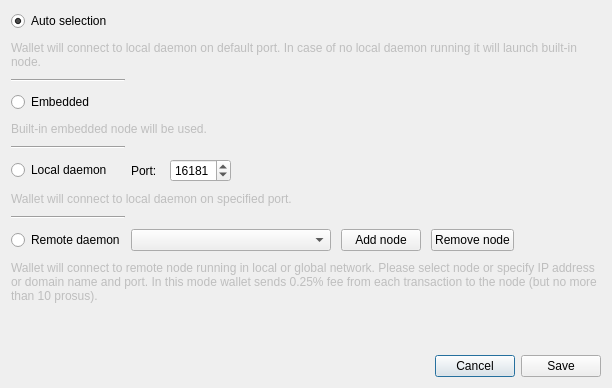
<?xml version="1.0" encoding="UTF-8"?>
<ui version="4.0">
 <class>ConnectionSettingsDialog</class>
 <widget class="QDialog" name="ConnectionSettingsDialog">
  <property name="windowModality">
   <enum>Qt::ApplicationModal</enum>
  </property>
  <property name="geometry">
   <rect>
    <x>0</x>
    <y>0</y>
    <width>612</width>
    <height>388</height>
   </rect>
  </property>
  <property name="windowTitle">
   <string>Connection settings</string>
  </property>
  <layout class="QGridLayout" name="gridLayout_2">
   <item row="2" column="0">
    <layout class="QHBoxLayout" name="horizontalLayout">
     <item>
      <spacer name="horizontalSpacer">
       <property name="orientation">
        <enum>Qt::Horizontal</enum>
       </property>
       <property name="sizeHint" stdset="0">
        <size>
         <width>40</width>
         <height>20</height>
        </size>
       </property>
      </spacer>
     </item>
     <item>
      <widget class="QPushButton" name="connectionCancelButton">
       <property name="text">
        <string>Cancel</string>
       </property>
      </widget>
     </item>
     <item>
      <widget class="QPushButton" name="connectionSaveButton">
       <property name="text">
        <string>Save</string>
       </property>
      </widget>
     </item>
    </layout>
   </item>
   <item row="0" column="0">
    <layout class="QGridLayout" name="gridLayout">
     <property name="sizeConstraint">
      <enum>QLayout::SetMaximumSize</enum>
     </property>
     <property name="verticalSpacing">
      <number>10</number>
     </property>
     <item row="1" column="0" colspan="2">
      <widget class="QLabel" name="label">
       <property name="enabled">
        <bool>false</bool>
       </property>
       <property name="text">
        <string>Wallet will connect to local daemon on default port. In case of no local daemon running it will launch built-in node.</string>
       </property>
       <property name="wordWrap">
        <bool>true</bool>
       </property>
      </widget>
     </item>
     <item row="0" column="0">
      <widget class="QRadioButton" name="radioButton_1">
       <property name="enabled">
        <bool>true</bool>
       </property>
       <property name="text">
        <string>Auto selection</string>
       </property>
       <property name="checked">
        <bool>true</bool>
       </property>
      </widget>
     </item>
     <item row="9" column="0">
      <widget class="QRadioButton" name="radioButton_4">
       <property name="text">
        <string>Remote daemon</string>
       </property>
      </widget>
     </item>
     <item row="7" column="0" colspan="2">
      <widget class="QLabel" name="label_4">
       <property name="enabled">
        <bool>false</bool>
       </property>
       <property name="text">
        <string>Wallet will connect to local daemon on specified port.</string>
       </property>
       <property name="wordWrap">
        <bool>true</bool>
       </property>
      </widget>
     </item>
     <item row="3" column="0">
      <widget class="QRadioButton" name="radioButton_2">
       <property name="text">
        <string>Embedded</string>
       </property>
      </widget>
     </item>
     <item row="10" column="0" colspan="2">
      <widget class="QLabel" name="label_5">
       <property name="enabled">
        <bool>false</bool>
       </property>
       <property name="sizePolicy">
        <sizepolicy hsizetype="Preferred" vsizetype="MinimumExpanding">
         <horstretch>0</horstretch>
         <verstretch>0</verstretch>
        </sizepolicy>
       </property>
       <property name="minimumSize">
        <size>
         <width>0</width>
         <height>40</height>
        </size>
       </property>
       <property name="text">
        <string>Wallet will connect to remote node running in local or global network. Please select node or specify IP address or domain name and port. In this mode wallet sends 0.25% fee from each transaction to the node (but no more than 10 prosus).</string>
       </property>
       <property name="wordWrap">
        <bool>true</bool>
       </property>
      </widget>
     </item>
     <item row="6" column="1">
      <layout class="QHBoxLayout" name="horizontalLayout_2">
       <property name="spacing">
        <number>10</number>
       </property>
       <item>
        <widget class="QLabel" name="label_3">
         <property name="text">
          <string>Port: </string>
         </property>
        </widget>
       </item>
       <item>
        <widget class="QSpinBox" name="m_localDaemonPort">
         <property name="minimum">
          <number>0</number>
         </property>
         <property name="maximum">
          <number>65535</number>
         </property>
         <property name="value">
          <number>16181</number>
         </property>
         <property name="displayIntegerBase">
          <number>10</number>
         </property>
        </widget>
       </item>
       <item>
        <spacer name="horizontalSpacer_2">
         <property name="orientation">
          <enum>Qt::Horizontal</enum>
         </property>
         <property name="sizeHint" stdset="0">
          <size>
           <width>40</width>
           <height>20</height>
          </size>
         </property>
        </spacer>
       </item>
      </layout>
     </item>
     <item row="4" column="0" colspan="2">
      <widget class="QLabel" name="label_2">
       <property name="enabled">
        <bool>false</bool>
       </property>
       <property name="text">
        <string>Built-in embedded node will be used.</string>
       </property>
       <property name="wordWrap">
        <bool>true</bool>
       </property>
      </widget>
     </item>
     <item row="5" column="0">
      <widget class="Line" name="line_2">
       <property name="orientation">
        <enum>Qt::Horizontal</enum>
       </property>
      </widget>
     </item>
     <item row="9" column="1">
      <layout class="QHBoxLayout" name="horizontalLayout_3">
       <property name="spacing">
        <number>10</number>
       </property>
       <item>
        <widget class="QComboBox" name="remoteNodesComboBox">
         <property name="minimumSize">
          <size>
           <width>200</width>
           <height>0</height>
          </size>
         </property>
         <property name="editable">
          <bool>false</bool>
         </property>
         <property name="insertPolicy">
          <enum>QComboBox::InsertAtTop</enum>
         </property>
        </widget>
       </item>
       <item>
        <widget class="QPushButton" name="addNodeButton">
         <property name="text">
          <string>Add node</string>
         </property>
         <property name="icon">
          <iconset resource="../../resources.qrc">
           <normaloff>:/icons/add</normaloff>:/icons/add</iconset>
         </property>
        </widget>
       </item>
       <item>
        <widget class="QPushButton" name="removeNodeButton">
         <property name="text">
          <string>Remove node</string>
         </property>
         <property name="icon">
          <iconset resource="../../resources.qrc">
           <normaloff>:/icons/remove</normaloff>:/icons/remove</iconset>
         </property>
        </widget>
       </item>
       <item>
        <spacer name="horizontalSpacer_3">
         <property name="orientation">
          <enum>Qt::Horizontal</enum>
         </property>
         <property name="sizeHint" stdset="0">
          <size>
           <width>40</width>
           <height>20</height>
          </size>
         </property>
        </spacer>
       </item>
      </layout>
     </item>
     <item row="2" column="0">
      <widget class="Line" name="line">
       <property name="orientation">
        <enum>Qt::Horizontal</enum>
       </property>
      </widget>
     </item>
     <item row="6" column="0">
      <widget class="QRadioButton" name="radioButton_3">
       <property name="text">
        <string>Local daemon</string>
       </property>
      </widget>
     </item>
     <item row="8" column="0">
      <widget class="Line" name="line_3">
       <property name="orientation">
        <enum>Qt::Horizontal</enum>
       </property>
      </widget>
     </item>
    </layout>
   </item>
   <item row="1" column="0">
    <spacer name="verticalSpacer">
     <property name="orientation">
      <enum>Qt::Vertical</enum>
     </property>
     <property name="sizeHint" stdset="0">
      <size>
       <width>20</width>
       <height>40</height>
      </size>
     </property>
    </spacer>
   </item>
  </layout>
 </widget>
 <resources>
  <include location="../../resources.qrc"/>
 </resources>
 <connections>
  <connection>
   <sender>connectionCancelButton</sender>
   <signal>clicked()</signal>
   <receiver>ConnectionSettingsDialog</receiver>
   <slot>reject()</slot>
   <hints>
    <hint type="sourcelabel">
     <x>549</x>
     <y>259</y>
    </hint>
    <hint type="destinationlabel">
     <x>338</x>
     <y>140</y>
    </hint>
   </hints>
  </connection>
  <connection>
   <sender>connectionSaveButton</sender>
   <signal>clicked()</signal>
   <receiver>ConnectionSettingsDialog</receiver>
   <slot>accept()</slot>
   <hints>
    <hint type="sourcelabel">
     <x>630</x>
     <y>259</y>
    </hint>
    <hint type="destinationlabel">
     <x>338</x>
     <y>140</y>
    </hint>
   </hints>
  </connection>
  <connection>
   <sender>addNodeButton</sender>
   <signal>clicked()</signal>
   <receiver>ConnectionSettingsDialog</receiver>
   <slot>addNodeClicked()</slot>
   <hints>
    <hint type="sourcelabel">
     <x>361</x>
     <y>153</y>
    </hint>
    <hint type="destinationlabel">
     <x>290</x>
     <y>135</y>
    </hint>
   </hints>
  </connection>
  <connection>
   <sender>removeNodeButton</sender>
   <signal>clicked()</signal>
   <receiver>ConnectionSettingsDialog</receiver>
   <slot>removeNodeClicked()</slot>
   <hints>
    <hint type="sourcelabel">
     <x>459</x>
     <y>177</y>
    </hint>
    <hint type="destinationlabel">
     <x>299</x>
     <y>193</y>
    </hint>
   </hints>
  </connection>
 </connections>
</ui>
